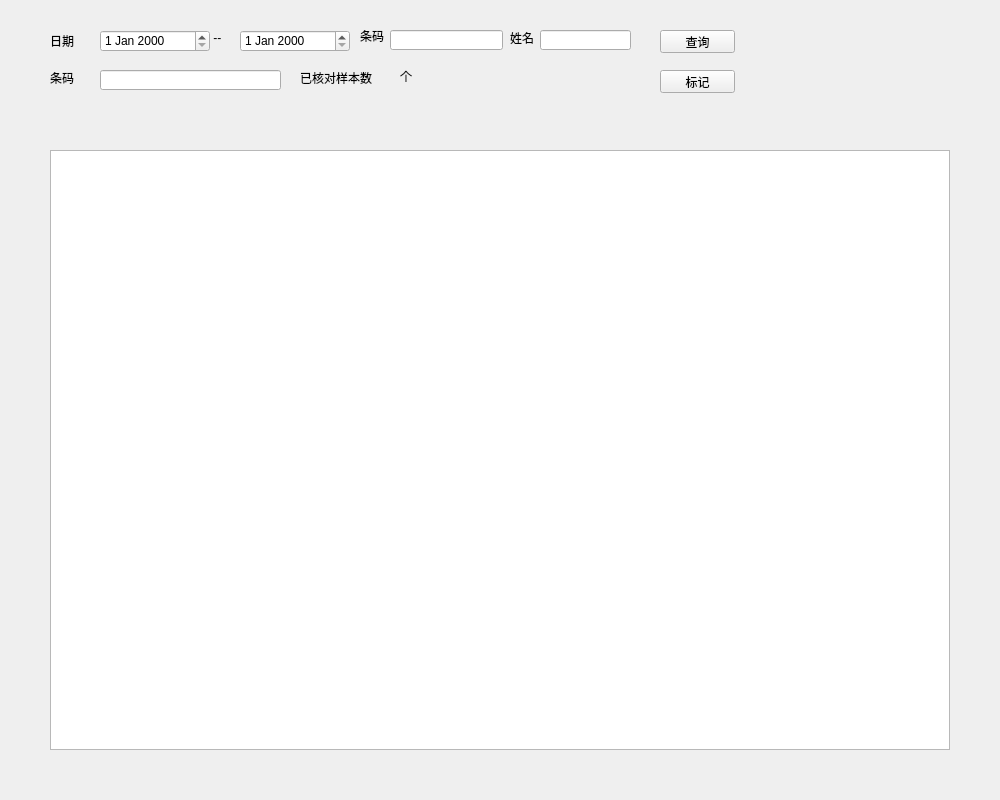
<?xml version="1.0" encoding="UTF-8"?>
<ui version="4.0">
 <class>waisong</class>
 <widget class="QDialog" name="waisong">
  <property name="geometry">
   <rect>
    <x>0</x>
    <y>0</y>
    <width>1000</width>
    <height>800</height>
   </rect>
  </property>
  <property name="windowTitle">
   <string>waisong</string>
  </property>
  <property name="windowIcon">
   <iconset resource="res.qrc">
    <normaloff>:/logo.png</normaloff>:/logo.png</iconset>
  </property>
  <widget class="QLabel" name="label">
   <property name="geometry">
    <rect>
     <x>50</x>
     <y>30</y>
     <width>41</width>
     <height>21</height>
    </rect>
   </property>
   <property name="text">
    <string>日期</string>
   </property>
  </widget>
  <widget class="QDateEdit" name="startDate">
   <property name="geometry">
    <rect>
     <x>100</x>
     <y>30</y>
     <width>110</width>
     <height>22</height>
    </rect>
   </property>
  </widget>
  <widget class="QLabel" name="label_2">
   <property name="geometry">
    <rect>
     <x>210</x>
     <y>30</y>
     <width>31</width>
     <height>16</height>
    </rect>
   </property>
   <property name="text">
    <string> --</string>
   </property>
  </widget>
  <widget class="QDateEdit" name="endDate">
   <property name="geometry">
    <rect>
     <x>240</x>
     <y>30</y>
     <width>110</width>
     <height>22</height>
    </rect>
   </property>
  </widget>
  <widget class="QLabel" name="label_3">
   <property name="geometry">
    <rect>
     <x>50</x>
     <y>70</y>
     <width>31</width>
     <height>16</height>
    </rect>
   </property>
   <property name="text">
    <string>条码</string>
   </property>
  </widget>
  <widget class="QLineEdit" name="lineEdit">
   <property name="geometry">
    <rect>
     <x>100</x>
     <y>70</y>
     <width>181</width>
     <height>20</height>
    </rect>
   </property>
  </widget>
  <widget class="QPushButton" name="dateBtn">
   <property name="geometry">
    <rect>
     <x>660</x>
     <y>30</y>
     <width>75</width>
     <height>23</height>
    </rect>
   </property>
   <property name="text">
    <string>查询</string>
   </property>
   <property name="autoDefault">
    <bool>false</bool>
   </property>
  </widget>
  <widget class="QPushButton" name="sglBtn">
   <property name="geometry">
    <rect>
     <x>660</x>
     <y>70</y>
     <width>75</width>
     <height>23</height>
    </rect>
   </property>
   <property name="text">
    <string>标记</string>
   </property>
   <property name="autoDefault">
    <bool>false</bool>
   </property>
  </widget>
  <widget class="QTableView" name="tableView">
   <property name="geometry">
    <rect>
     <x>50</x>
     <y>150</y>
     <width>900</width>
     <height>600</height>
    </rect>
   </property>
  </widget>
  <widget class="QLabel" name="label_4">
   <property name="geometry">
    <rect>
     <x>360</x>
     <y>30</y>
     <width>54</width>
     <height>12</height>
    </rect>
   </property>
   <property name="text">
    <string>条码</string>
   </property>
  </widget>
  <widget class="QLineEdit" name="sglEdit">
   <property name="geometry">
    <rect>
     <x>390</x>
     <y>30</y>
     <width>113</width>
     <height>20</height>
    </rect>
   </property>
  </widget>
  <widget class="QLabel" name="label_5">
   <property name="geometry">
    <rect>
     <x>300</x>
     <y>70</y>
     <width>81</width>
     <height>16</height>
    </rect>
   </property>
   <property name="text">
    <string>已核对样本数</string>
   </property>
  </widget>
  <widget class="QLabel" name="numlabel">
   <property name="geometry">
    <rect>
     <x>380</x>
     <y>70</y>
     <width>31</width>
     <height>16</height>
    </rect>
   </property>
   <property name="text">
    <string/>
   </property>
  </widget>
  <widget class="QLabel" name="label_7">
   <property name="geometry">
    <rect>
     <x>400</x>
     <y>70</y>
     <width>54</width>
     <height>12</height>
    </rect>
   </property>
   <property name="text">
    <string>个</string>
   </property>
  </widget>
  <widget class="QLabel" name="label_6">
   <property name="geometry">
    <rect>
     <x>510</x>
     <y>30</y>
     <width>41</width>
     <height>16</height>
    </rect>
   </property>
   <property name="text">
    <string>姓名</string>
   </property>
  </widget>
  <widget class="QLineEdit" name="nameEdit">
   <property name="geometry">
    <rect>
     <x>540</x>
     <y>30</y>
     <width>91</width>
     <height>20</height>
    </rect>
   </property>
  </widget>
 </widget>
 <resources>
  <include location="res.qrc"/>
 </resources>
 <connections/>
</ui>
